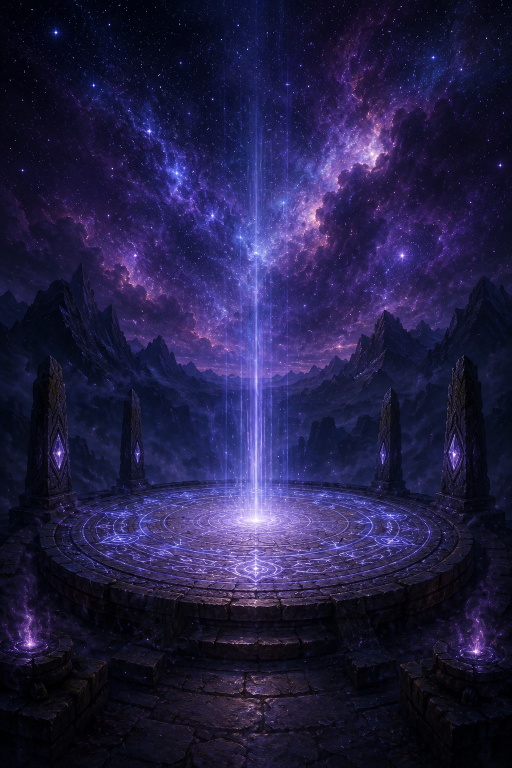
#> input picture tenkei/img/altar.png, 1024 x 1536 px (shown at 1/2 size); its folder holds 4 pictures in this run
$ python optimize.py
#> lines starting #> are read from the running program, lines starting #| are printed output that depends on the picture
#!/usr/bin/env python3
"""img/*.png -> img/opt/*.webp (resized, quality-tuned for data-URI embedding)"""
import pathlib, sys
from PIL import Image
ROOT=pathlib.Path(__file__).resolve().parent; SRC=ROOT/'img'; OPT=SRC/'opt'; OPT.mkdir(exist_ok=True)
SPEC={'altar':(720,72),'card_ur':(640,74),'card_ssr':(640,74),'card_sr':(560,70),'card_r':(560,70),'card_n':(560,68),'burst_ur':(640,72),'burst_ssr':(640,72)}
for p in sorted(SRC.glob('*')):
    if p.suffix.lower() not in ('.png','.jpg','.jpeg','.webp') or p.stem not in SPEC: continue
    maxw,q=SPEC[p.stem]
    im=Image.open(p).convert('RGB')
#> im is the input picture: PIL image 1024x1536 RGB; mean R, G, B 34.6, 30.3, 68.9
    if im.width>maxw: im=im.resize((maxw,round(im.height*maxw/im.width)),Image.LANCZOS)
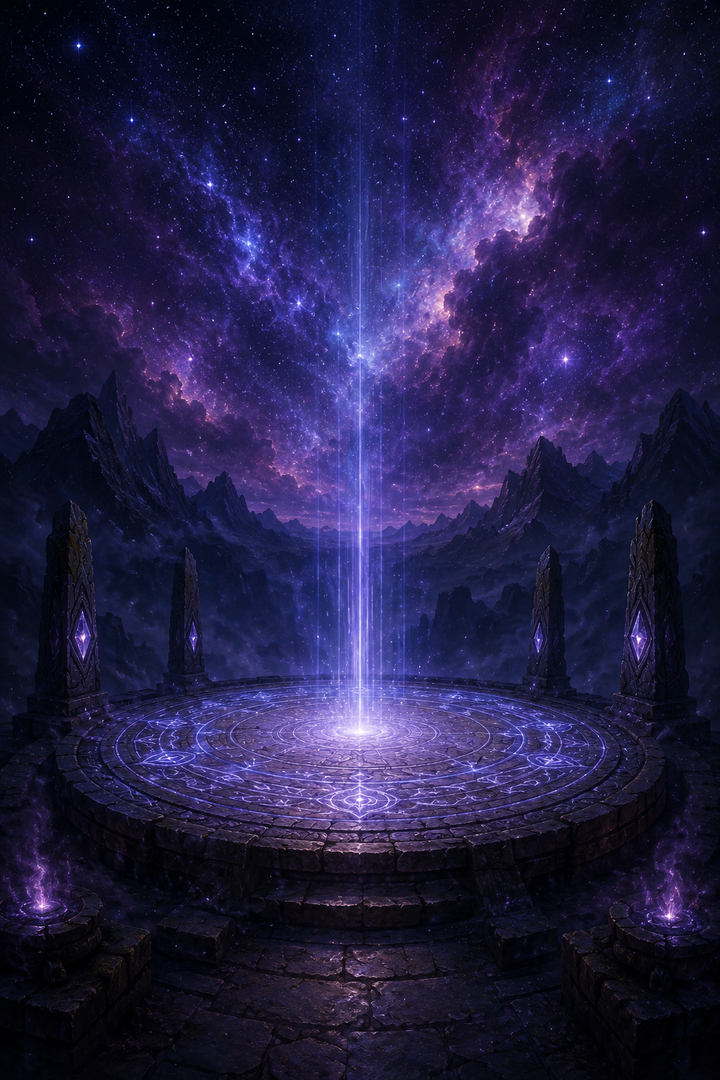
#> im: PIL image 720x1080 RGB; mean R, G, B 34.6, 30.3, 68.9
    out=OPT/(p.stem+'.webp')
    try: im.save(out,'WEBP',quality=q,method=6)
    except Exception as e:
        out=OPT/(p.stem+'.jpg'); im.save(out,'JPEG',quality=q+8,optimize=True,progressive=True)
    print(f'{p.name} -> {out.name} {im.width}x{im.height} {out.stat().st_size//1024}KB')
#| altar.png -> altar.webp 720x1080 67KB
#> pass 2 of the loop `for p in sorted(SRC.glob('*')):`:
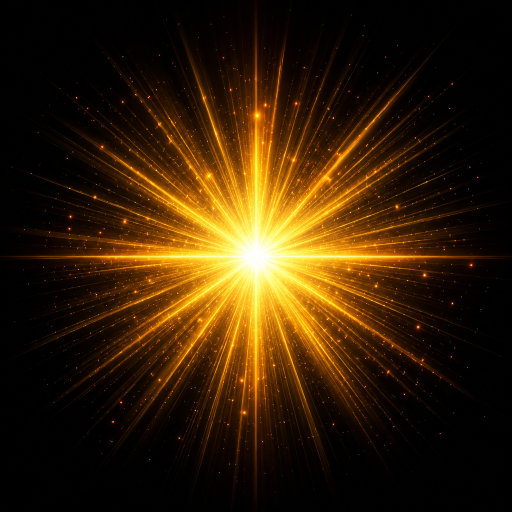
#> input picture tenkei/img/burst_ssr.png, 1024 x 1024 px (shown at 1/2 size)
#> im is the input picture: PIL image 1024x1024 RGB; mean R, G, B 53, 32.2, 5.3
#> `if im.width>maxw: im=im.resize((maxw,round(im.height*maxw/im.width)),I..`:
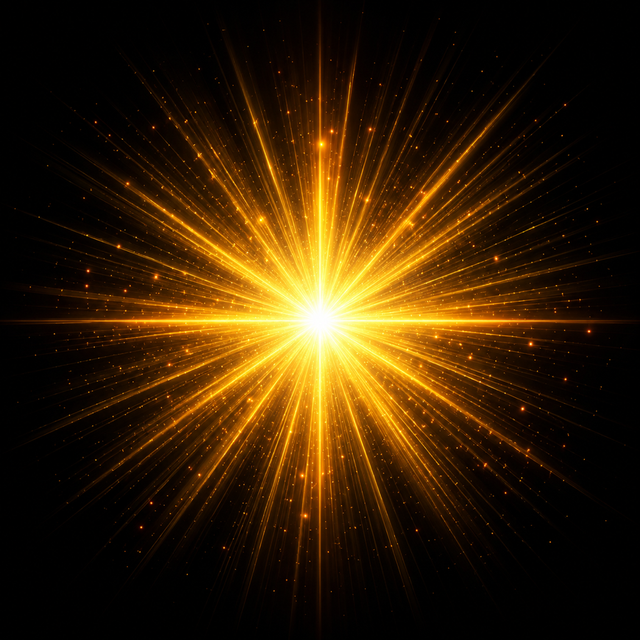
#> im: PIL image 640x640 RGB; mean R, G, B 53, 32.2, 5.3
#| burst_ssr.png -> burst_ssr.webp 640x640 32KB
#> pass 3 of the loop `for p in sorted(SRC.glob('*')):`:
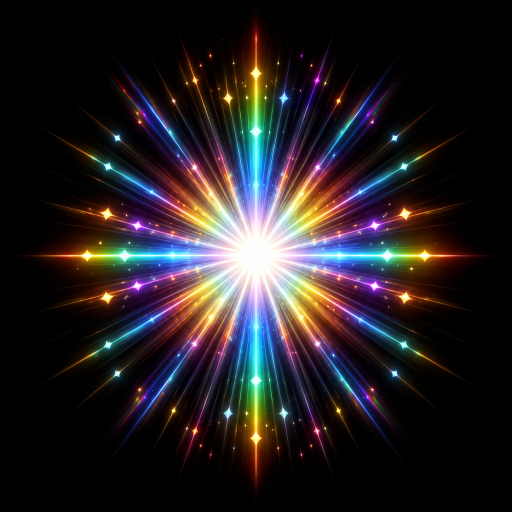
#> input picture tenkei/img/burst_ur.png, 1024 x 1024 px (shown at 1/2 size)
#> im is the input picture: PIL image 1024x1024 RGB; mean R, G, B 37.9, 32.1, 35
#> `if im.width>maxw: im=im.resize((maxw,round(im.height*maxw/im.width)),I..`:
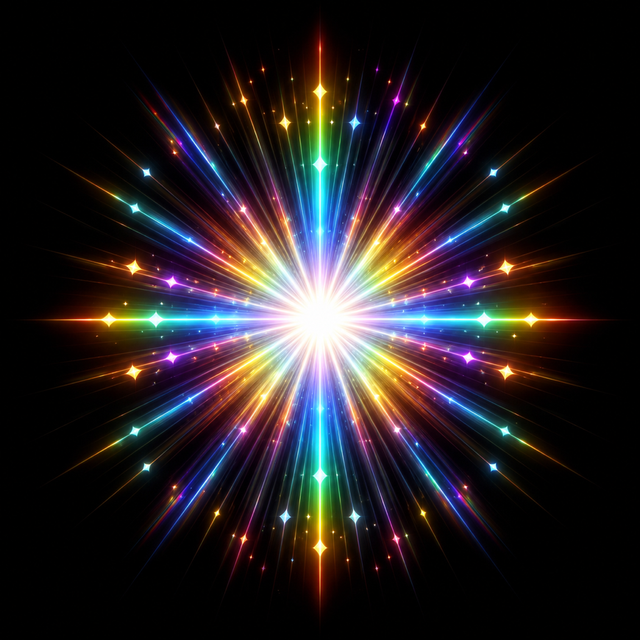
#> im: PIL image 640x640 RGB; mean R, G, B 37.9, 32.1, 35
#| burst_ur.png -> burst_ur.webp 640x640 26KB
#> the loop made 5 passes; the first 3 are shown
